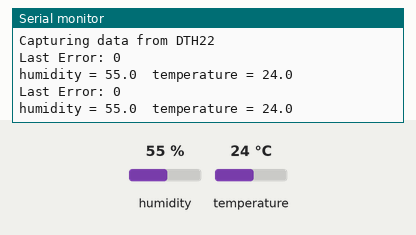
A sketch run on a simulated ESP32. Shown: the last lines printed to the serial monitor. The test bench sets the inputs (shaded band); at power-on: humidity 55 %, temperature 24 °C.

Above: at 3.2 s.
3.3 s: humidity set to 22 %
At 4.6 s:
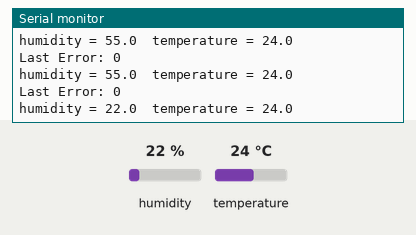
4.8 s: temperature set to 12 °C
At 5.9 s:
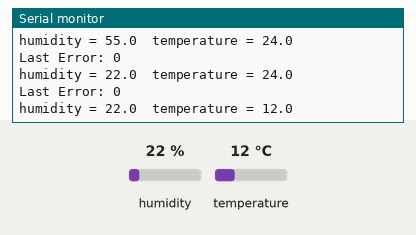
6.3 s: humidity set to 40 %
At 7.6 s:
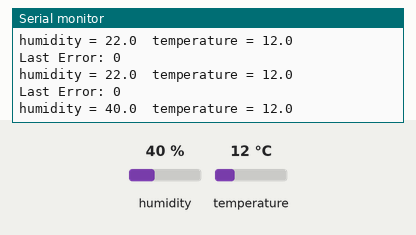
Timing chart, 0 to 9.3 s (numbered marks = the images above; inputs shaded):
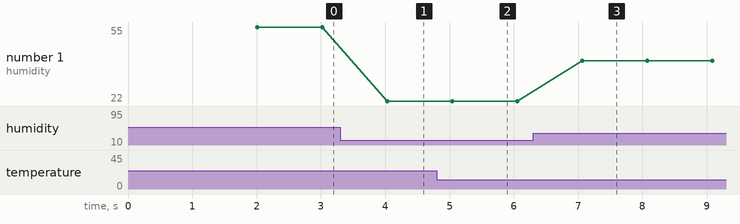

Measured:
- after the input at 3.3 s, the serial monitor: prints a new line after 0.73 s (image 1)
- after the input at 4.8 s, the serial monitor: prints a new line after 0.24 s (image 2)
- after the input at 6.3 s, the serial monitor: prints a new line after 0.76 s (image 3)
- plotted number 1: 55 → 22 after the input at 3.3 s, 22 → 40 after the input at 6.3 s

The sketch:

ESP32_dht22.ino
```cpp
#include <DHT22.h>

#define DHT22_DATA_PIN 4

DHT22 dht22(DHT22_DATA_PIN);

void setup() {
  Serial.begin(115200);
  Serial.println("\nCapturing data from DTH22");
  delay(2000);
}

void loop() {
  // Serial.println(dht22.debug());

  float t = dht22.getTemperature();
  float h = dht22.getHumidity();

  Serial.print("Last Error: ");
  Serial.println(dht22.getLastError());

  Serial.print("humidity = ");
  Serial.print(h,1);
  Serial.print("\t");
  Serial.print("temperature = ");
  Serial.println(t,1);
  delay(1000);
}
```
